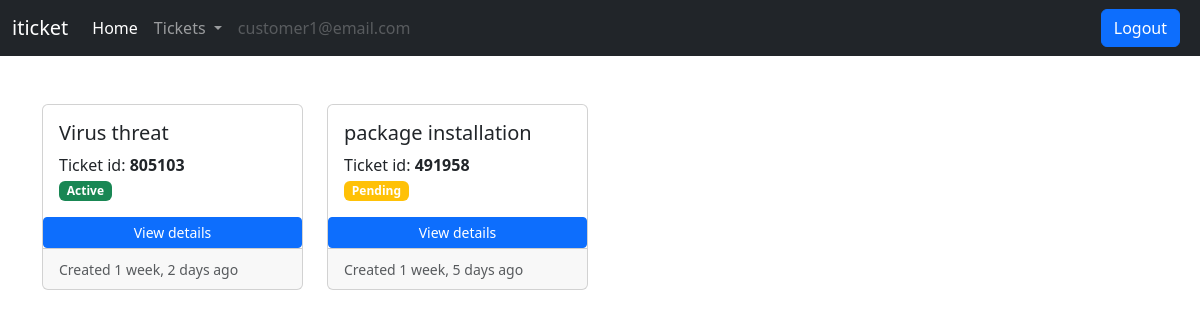
Page /ticket/customer-active-tickets/ (signed in) on the earlier database version.
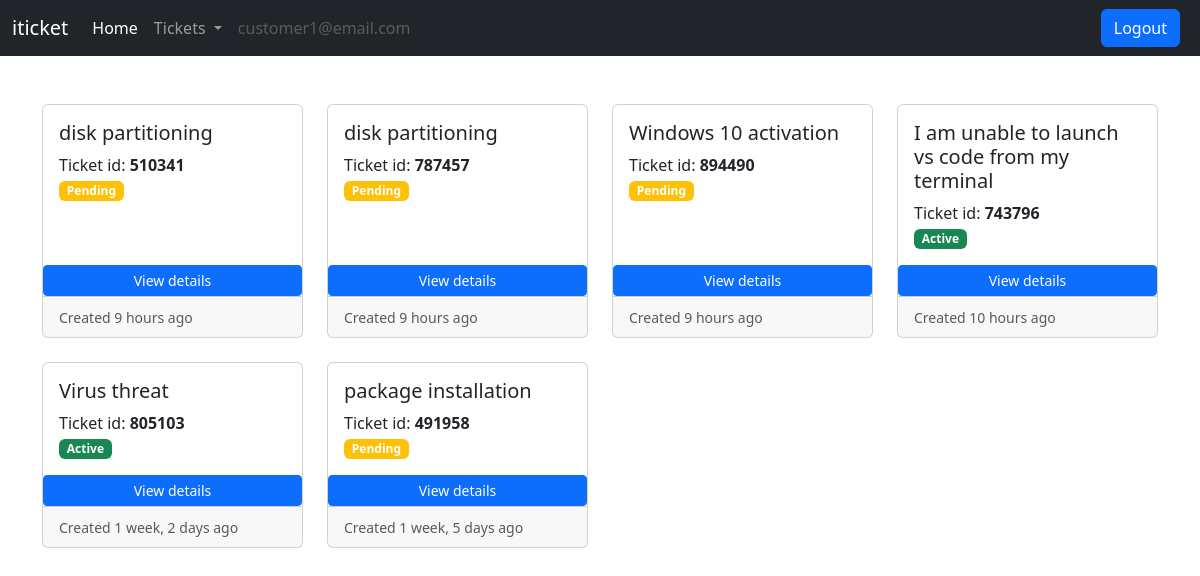
Same page on the later database version.
### accounts/models.py (models this page shows)
class User(AbstractUser):
    is_customer = models.BooleanField(default=False)
    is_engineer = models.BooleanField(default=False)
    email = models.EmailField(unique=True)

### ticket/models.py (models this page shows)
class Ticket(models.Model):
    customer = models.ForeignKey(User, on_delete=models.CASCADE)
    engineer = models.ForeignKey(User, on_delete=models.DO_NOTHING, related_name='engineer', null=True, blank=True)
    ticket_id = models.CharField(max_length=15, unique=True)
    ticket_title = models.CharField(max_length=50)
    ticket_description = models.TextField()
    status = models.CharField(max_length=20, choices=CHOICES, default='Pending')
    created_on = models.DateTimeField(auto_now_add=True)
    last_modified = models.DateTimeField(auto_now=True)
    is_resolved = models.BooleanField(default=False)
    severity = models.CharField(max_length=5, choices=(('A', 'A'), ('B', 'B')), default='B')
    is_assigned_to_engineer = models.BooleanField(default=False)
    resolution_steps = models.TextField(blank=True, null=True)

### ticket/views.py (the view)
# urls.py: path('customer-active-tickets/', views.customer_active_tickets, name='customer-active-tickets'),
def customer_active_tickets(request):
    tickets = Ticket.objects.filter(customer=request.user, is_resolved=False).order_by('-created_on')
    context = {'tickets':tickets}
    return render(request, 'ticket/customer_active_tickets.html', context)

### templates/ticket/customer_active_tickets.html
{% extends 'base.html' %}
{% load static %}
{% load humanize %}
{% block content %}
<div class="row row-cols-1 row-cols-md-4 g-4">
    {% for ticket in tickets %}
    <div class="col">
        <div class="card h-100">
            <div class="card-body">
                <h5 class="card-title">{{ticket.ticket_title}}</h5>
                <p class="card-text">
                    Ticket id: <b>{{ticket.ticket_id}}</b><br>
                    {% if ticket.status == 'Pending' %}
                    <span class="badge bg-warning">Pending</span>
                    {% elif ticket.status == 'Active' %}
                    <span class="badge bg-success">Active</span>
                    {% elif ticket.status == 'Resolved' %}
                    <span class="badge bg-danger">Resolved</span>
                    {% endif %}
                </p>
            </div>
            <a href="{% url 'ticket-details' ticket.ticket_id %}" class="btn btn-primary btn-sm">View details</a>
            <div class="card-footer">
                <small class="text-muted">Created {{ticket.created_on|naturaltime}}</small>
            </div>
        </div>
    </div>
    {% endfor %}
</div>
{% endblock content %}

### templates/base.html (shortened to what this page needs)
<!DOCTYPE html>
<html lang="en">
<head>
    <link href="https://cdn.jsdelivr.net/npm/bootstrap@5.3.2/dist/css/bootstrap.min.css" rel="stylesheet"
>
</head>
<body>
    <nav class="navbar navbar-expand-lg navbar-dark bg-dark">
        <div class="container-fluid">
            <a class="navbar-brand" href="/">iticket</a>
            <div class="collapse navbar-collapse" id="navbarSupportedContent">
                <ul class="navbar-nav me-auto mb-2 mb-lg-0">
                    <li class="nav-item">
                        <a class="nav-link active" aria-current="page" href="/">Home</a>
                    </li>
                    {% if request.user.is_authenticated %}
                    {% if request.user.is_customer %}
                    <li class="nav-item dropdown">
                        <a class="nav-link dropdown-toggle" href="#" id="navbarDropdown" role="button"
                            data-bs-toggle="dropdown" aria-expanded="false">
                            Tickets
                        </a>
                    </li>
                    {% endif %}
                    <li class="nav-item">
                        <a class="nav-link disabled" href="#" tabindex="-1"
                            aria-disabled="true">{{request.user.email}}</a>
                    </li>
                </ul>
                <a href="{% url 'logout' %}" class="btn btn-primary me-2">Logout</a>
                {% endif %}
            </div>
        </div>
    </nav>
    <div class="container mt-5">
        {% block content %}
        {% endblock content %}
    </div>
</body>
</html>

Differences in the rows shown:
added Ticket: ticket_title "disk partitioning", ticket_id "510341", status "Pending", created_on "9 hours ago"
added Ticket: ticket_title "disk partitioning", ticket_id "787457", status "Pending", created_on "9 hours ago"
added Ticket: ticket_title "Windows 10 activation", ticket_id "894490", status "Pending", created_on "9 hours ago"
added Ticket: ticket_title "I am unable to launch vs code from my terminal", ticket_id "743796", status "Active", created_on "10 hours ago"
